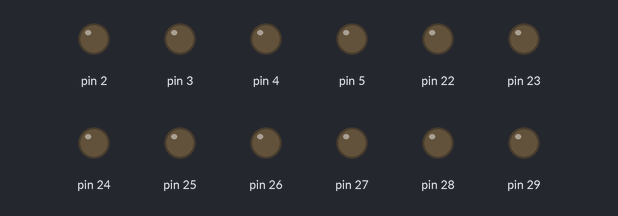
The sketch below on a simulated Arduino Mega 2560, built with avr-gcc and run on an emulated ATmega2560. On the bench: output pins drawn as LEDs (lit = HIGH).

Above: at 0.2 s.
At 3.0 s:
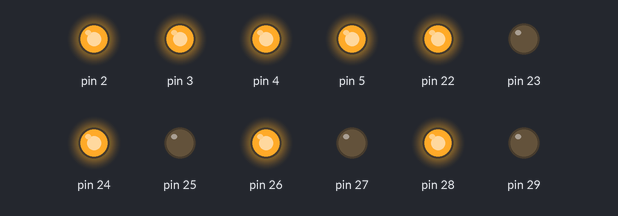
At 8.2 s:
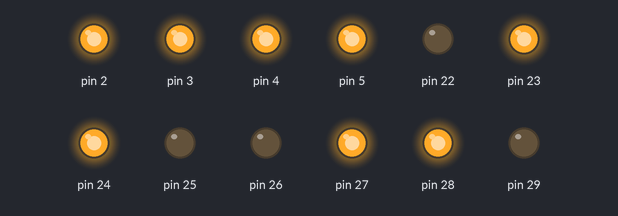
Timing chart, 0 to 12.1 s (numbered marks = the images above):
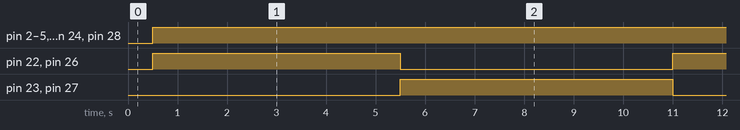

The sketch:

meccanum_ino.ino
```cpp
void setup(){
	pinMode(5,OUTPUT);
	pinMode(4,OUTPUT);
	pinMode(3,OUTPUT);
	pinMode(2,OUTPUT);

        pinMode(22,OUTPUT);
        pinMode(23,OUTPUT);

        pinMode(24,OUTPUT);
        pinMode(25,OUTPUT);

        pinMode(26,OUTPUT);
        pinMode(27,OUTPUT);

        pinMode(28,OUTPUT);
        pinMode(29,OUTPUT);

}

void loop(){
    delay(500);
    analogWrite(5,255);
    digitalWrite(28,HIGH);
    digitalWrite(29,LOW);


    analogWrite(4,255);
    digitalWrite(26,HIGH);
    digitalWrite(27,LOW);

    analogWrite(3,255);
    digitalWrite(24,HIGH);
    digitalWrite(25,LOW);


        analogWrite(2,255);
    digitalWrite(22,HIGH);
    digitalWrite(23,LOW);


    delay(5000);

    analogWrite(5,255);
    digitalWrite(28,HIGH);
    digitalWrite(29,LOW);


    analogWrite(4,255);
    digitalWrite(26,LOW);
    digitalWrite(27,HIGH);

    analogWrite(3,255);
    digitalWrite(24,HIGH);
    digitalWrite(25,LOW);


        analogWrite(2,255);
    digitalWrite(22,LOW);
    digitalWrite(23,HIGH);
    delay(5000);
}
```

Measured:
- by itself, pin 2–5, pin 24, pin 28: LOW → HIGH at 0.50 s
- by itself, pin 22, pin 26: alternates HIGH for 5.0 s and LOW for 5.5 s
- by itself, pin 23, pin 27: alternates HIGH for 5.5 s and LOW for 5.0 s
